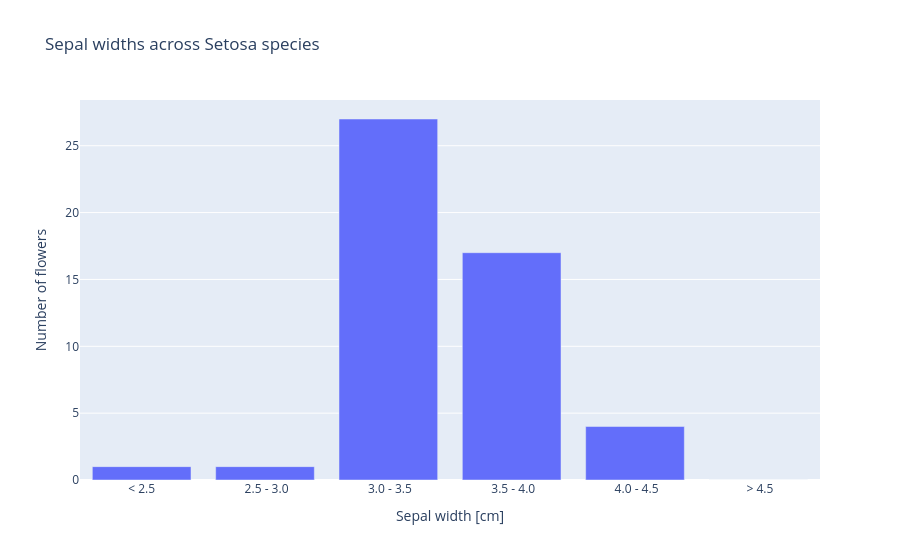

Notebook cell for this chart:
### Markdown cell above
## 2. Histogram dla iris setosa

### Code cell
import pandas as pd

przedzialy = [0,2.5,3.0,3.5,4.0,4.5,5.0]
nazwy = ['< 2.5',' 2.5 - 3.0',' 3.0 - 3.5',' 3.5 - 4.0',' 4.0 - 4.5',' > 4.5']

print(gatunki['class'].unique()) # jakie są klasy

irysy_setosa = irysy.loc[gatunki['class'] == 'Iris-setosa'].copy() # odfiltrowuje dane tylko dla jednego gatunku
irysy_setosa['sepal widths in setosa'] = pd.cut(irysy_setosa['sepal width'], bins = przedzialy, labels=nazwy, right= False) # dodaje nową kolumnę która przypisuje odpowiedni przedzial danemu sepal width

counts = irysy_setosa['sepal widths in setosa'].value_counts().sort_index().reset_index(name="count")

fig =px.bar(counts,x="sepal widths in setosa",y="count",labels= {"sepal widths in setosa" : "Sepal width [cm]", "count" : "Number of flowers"}, title = "Sepal widths across Setosa species")
fig.show()

### Figure 1 — Plotly figure (JSON) as saved in the notebook; plotly's stock layout.template omitted (floating-point values rounded to 4 significant figures)
{"data": [{"hovertemplate": "Sepal width [cm]=%{x}<br>Number of flowers=%{y}<extra></extra>", "legendgroup": "", "marker": {"color": "#636efa", "pattern": {"shape": ""}}, "name": "", "orientation": "v", "showlegend": false, "textposition": "auto", "type": "bar", "x": ["< 2.5", " 2.5 - 3.0", " 3.0 - 3.5", " 3.5 - 4.0", " 4.0 - 4.5", " > 4.5"], "xaxis": "x", "y": [1, 1, 27, 17, 4, 0], "yaxis": "y"}], "layout": {"barmode": "relative", "legend": {"tracegroupgap": 0}, "title": {"text": "Sepal widths across Setosa species"}, "xaxis": {"anchor": "y", "domain": [0, 1], "title": {"text": "Sepal width [cm]"}}, "yaxis": {"anchor": "x", "domain": [0, 1], "title": {"text": "Number of flowers"}}}}
